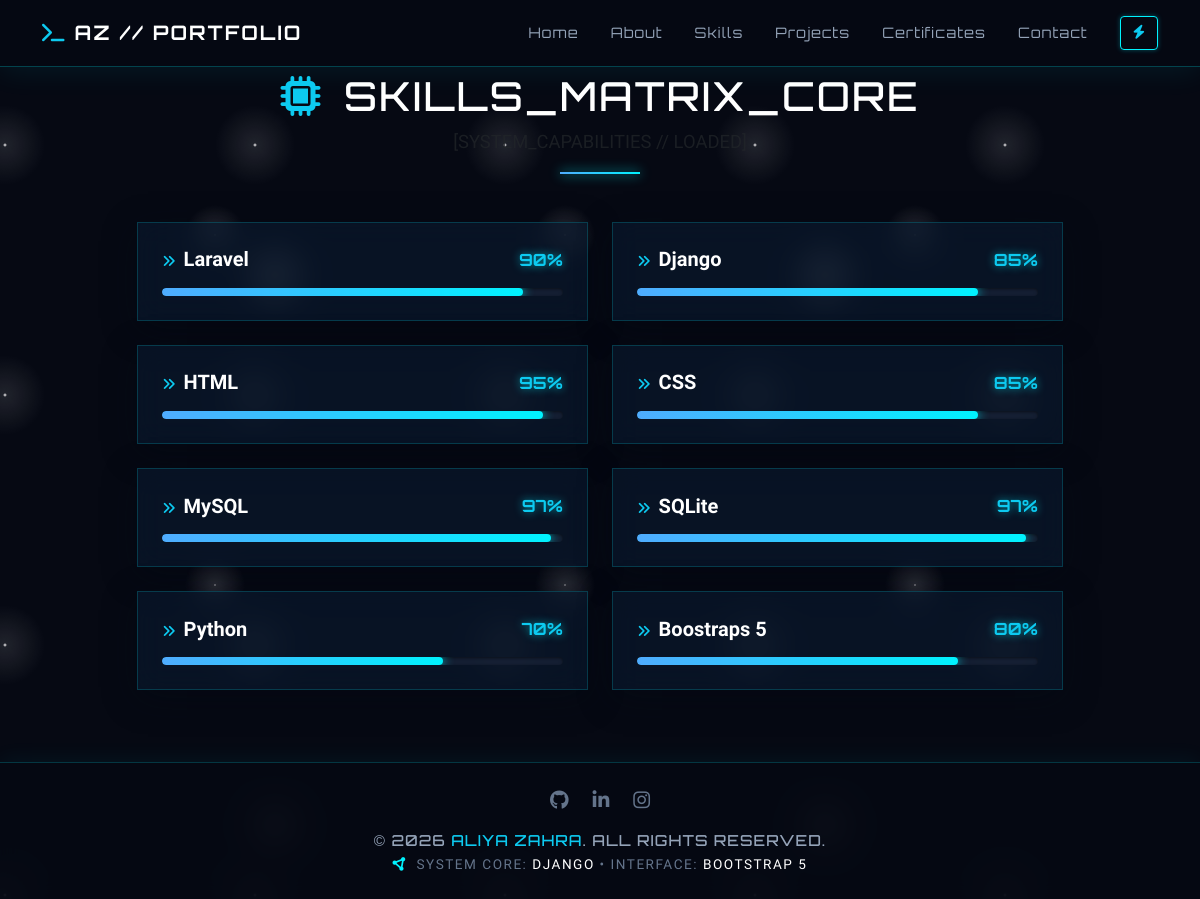
Screenshot of /skills/ with the database file from the repository.
### core/models.py (models this page shows, shortened)
class Skill(models.Model):
    name = models.CharField(max_length=100)
    percentage = models.IntegerField()

### core/views.py (the view)
# urls.py: path('skills/', views.skills, name='skills'),
def skills(request):
    context = {
        'skills': Skill.objects.all()
    }
    return render(
        request,
        'core/skills.html',
        context
    )

### templates/core/skills.html (shortened to what this page needs)
{% extends 'base.html' %}
{% block content %}
<section id="skills-matrix-archive" class="py-5" style="min-height: calc(100vh - 160px);">
    <div class="container" style="max-width: 950px;">
        <div class="text-center mb-5">
            <h1 class="text-white font-orbitron mb-2 tracking-widest">
                <i class="fa-solid fa-microchip text-info me-2"></i> SKILLS_MATRIX_CORE
            </h1>
            <p class="text-muted font-rajdhani tracking-wide uppercase">[SYSTEM_CAPABILITIES // LOADED]</p>
            <div class="cyber-accent-line mx-auto"></div>
        </div>
        <div class="row g-4">
            {% for skill in skills %}
            <div class="col-md-6">
                <div class="glass-card p-4">
                    <div class="d-flex justify-content-between align-items-center mb-3">
                        <strong class="text-white h5 mb-0 font-rajdhani fw-semibold tracking-wide">
                            <i class="fa-solid fa-angles-right text-info me-2" style="font-size: 0.85rem;"></i>{{ skill.name }}
                        </strong>
                        <span class="cyber-glow-text fw-bold font-orbitron text-info" style="font-size: 1.05rem;">
                            {{ skill.percentage }}%
                        </span>
                    </div>
                    <div class="progress">
                        <div class="progress-bar"
                             role="progressbar"
                             style="width: {{ skill.percentage }}%"
                             aria-valuenow="{{ skill.percentage }}"
                             aria-valuemin="0"
                             aria-valuemax="100">
                        </div>
                    </div>
                </div>
            </div>
            {% endfor %}
        </div>
    </div>
</section>
{% endblock %}

### static/css/style.css (style rules this page uses)
body { transition: background-color 0.5s cubic-bezier(0.4, 0, 0.2, 1), color 0.3s ease; background-color: #060913; color: #e2e8f0; }
html { scroll-behavior: smooth; }
.glass-card { background: rgba(10, 25, 47, 0.65) !important; backdrop-filter: blur(14px) !important; -webkit-backdrop-filter: blur(14px) !important; border: 1px solid rgba(0, 242, 254, 0.18) !important; box-shadow: 0 8px 32px 0 rgba(6, 9, 19, 0.4) !important; transition: all 0.4s cubic-bezier(0.25, 1, 0.5, 1) !important; color: #f8fafc !important; }
.progress { background-color: rgba(24, 34, 54, 0.8) !important; height: 8px !important; border-radius: 10px !important; overflow: overflow; box-shadow: inset 0 1px 3px rgba(0,0,0,0.5); }
.progress-bar { background: linear-gradient(90deg, #4facfe 0%, #00f2fe 100%) !important; box-shadow: 0 0 12px #00f2fe !important; border-radius: 10px !important; font-size: 0px; }

### templates/base.html (style rules this page uses)
:root { --bg-space: #060913; --neon-cyan: #00f2fe; --neon-blue: #4facfe; --glass-bg: rgba(10, 25, 47, 0.7); --glass-border: rgba(0, 242, 254, 0.2); --text-glow: 0 0 10px rgba(0, 242, 254, 0.6); }
body { background-color: var(--bg-space); background-image: radial-gradient(white, rgba(255,255,255,.2) 2px, transparent 40px), radial-gradient(white, rgba(255,255,255,.15) 1px, transparent 30px), radial-gradient(white, rgba(255,255,255,.1) 2px, transparent 40px); background-size: 550px 550px, 350px 350px, 250px 250px; background-position: 0 0, 40px 60px, 130px 270px; color: #e2e8f0; font-family: 'Rajdhani', sans-serif; font-size: 1.15rem; overflow-x: hidden; min-height: 100vh; display: flex; flex-direction: column; }
h1, h2, h3, h4, h5, h6, .navbar-brand { font-family: 'Orbitron', sans-serif; letter-spacing: 2px; }
.cyber-glow-text { color: var(--neon-cyan); text-shadow: var(--text-glow); }

### templates/core/skills.html (style rules this page uses)
.font-orbitron { font-family: 'Orbitron', sans-serif; }
.font-rajdhani { font-family: 'Rajdhani', sans-serif; }
.cyber-accent-line { width: 80px; height: 2px; background: linear-gradient(90deg, #4facfe, #00f2fe); box-shadow: 0 0 12px #00f2fe; }
.cyber-glow-text { text-shadow: 0 0 8px rgba(0, 242, 254, 0.6); }

### rows the page displays
Skill: name "Laravel", percentage "90"
Skill: name "Django", percentage "85"
Skill: name "HTML", percentage "95"
Skill: name "CSS", percentage "85"
Skill: name "MySQL", percentage "97"
Skill: name "SQLite", percentage "97"
Skill: name "Python", percentage "70"
Skill: name "Boostraps 5", percentage "80"
